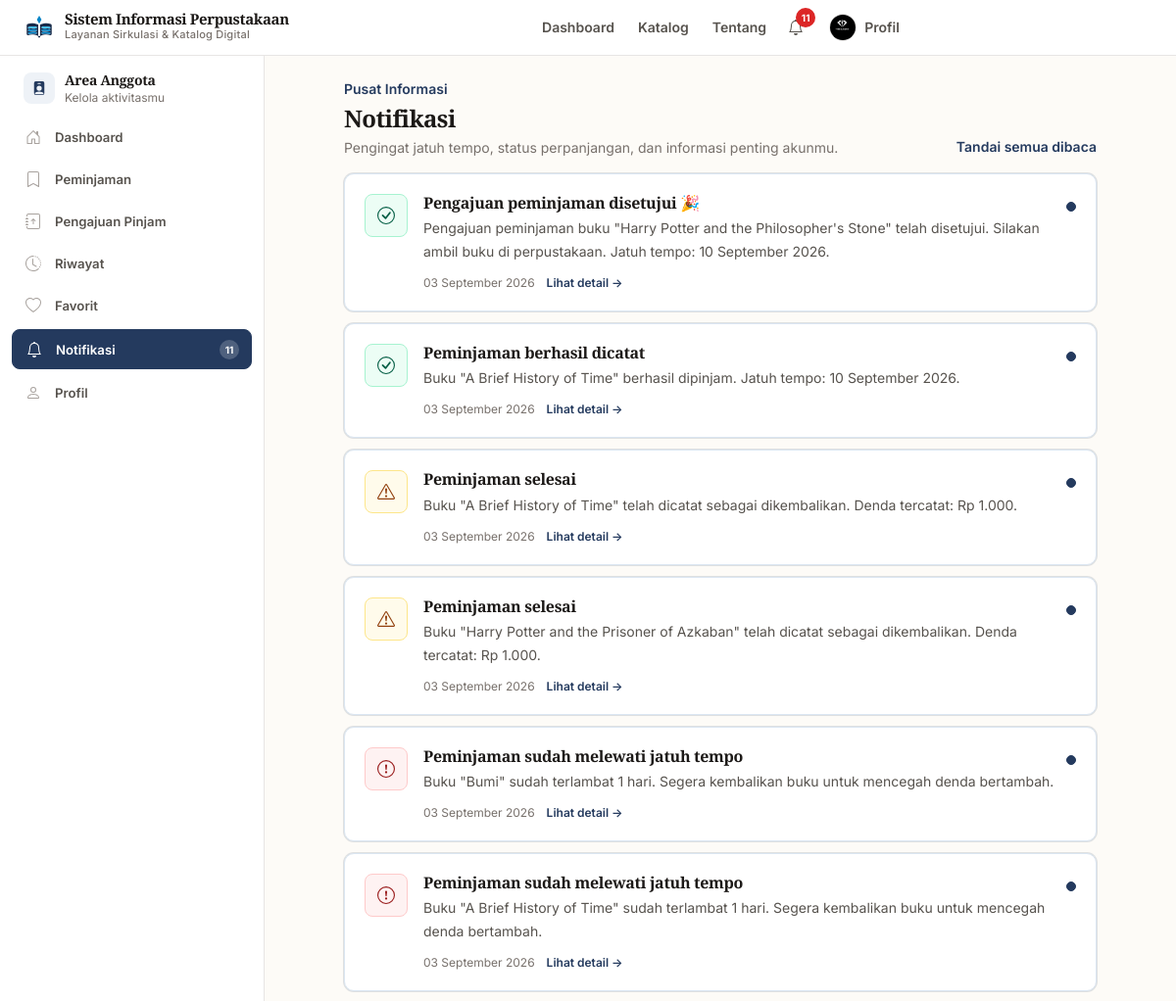
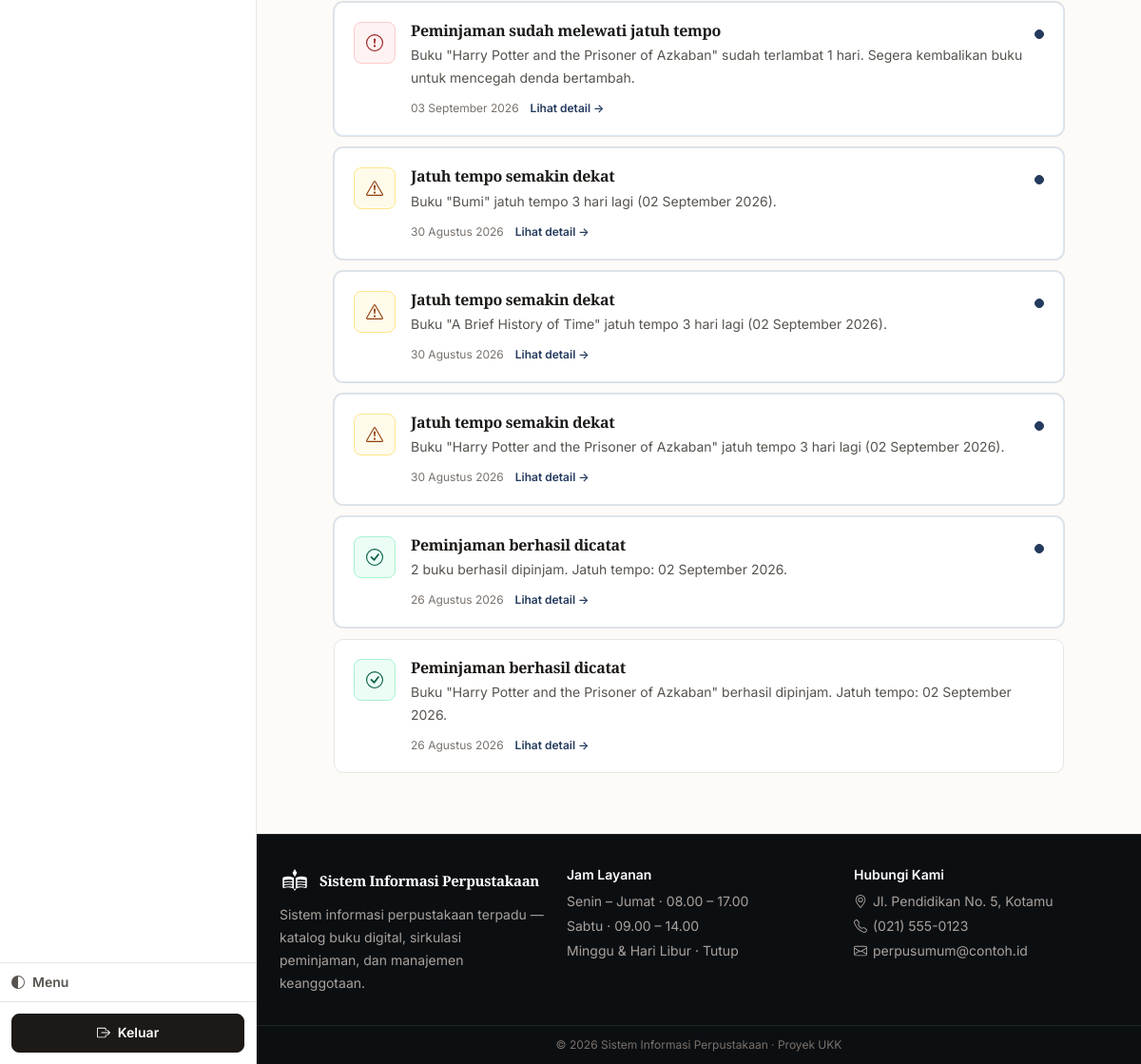
The app's page /anggota/notifikasi.php (signed in) with its own data (2 pictures, top to bottom).
### tables this page shows
CREATE TABLE `notifikasi` (
  `id_notifikasi` int NOT NULL AUTO_INCREMENT,
  `id_anggota` int NOT NULL,
  `judul` varchar(150) NOT NULL,
  `pesan` varchar(500) NOT NULL,
  `tipe` enum('info','success','warning','danger') NOT NULL DEFAULT 'info',
  `link` varchar(255) DEFAULT NULL,
  `kunci_unik` varchar(180) DEFAULT NULL,
  `dibaca` tinyint(1) NOT NULL DEFAULT '0',
  `created_at` timestamp NOT NULL DEFAULT CURRENT_TIMESTAMP,
  PRIMARY KEY (`id_notifikasi`),
  UNIQUE KEY `unik_notifikasi_anggota` (`id_anggota`,`kunci_unik`),
  KEY `idx_notifikasi_anggota_baca` (`id_anggota`,`dibaca`,`created_at`),
  CONSTRAINT `notifikasi_ibfk_1` FOREIGN KEY (`id_anggota`) REFERENCES `anggota` (`id_anggota`) ON DELETE CASCADE
);

### includes/functions.php (called while the page is built, shortened)
<?php
function e($string) {
    return htmlspecialchars($string ?? '', ENT_QUOTES, 'UTF-8');
}
function format_tanggal($tanggal) {
    $bulan = [
        1 => 'Januari', 'Februari', 'Maret', 'April', 'Mei', 'Juni',
        'Juli', 'Agustus', 'September', 'Oktober', 'November', 'Desember'
    ];
    $ts = strtotime($tanggal);
    return date('d', $ts) . ' ' . $bulan[(int)date('n', $ts)] . ' ' . date('Y', $ts);
}

### anggota/notifikasi.php (the view, shortened to what this page needs)
<?php
require_once __DIR__ . '/../config/bootstrap.php';
$id_anggota = (int)$_SESSION['id_anggota'];
$stmt = $pdo->prepare("SELECT * FROM notifikasi WHERE id_anggota = :id ORDER BY created_at DESC, id_notifikasi DESC");
$stmt->execute([':id' => $id_anggota]);
$notifikasi = $stmt->fetchAll();
require_once __DIR__ . '/../includes/header.php';
$warna = [
    'info' => ['bg'=>'bg-blue-50','text'=>'text-blue-600','icon'=>'bi-info-circle'],
    'success' => ['bg'=>'bg-emerald-50','text'=>'text-emerald-600','icon'=>'bi-check-circle'],
    'warning' => ['bg'=>'bg-amber-50','text'=>'text-amber-600','icon'=>'bi-exclamation-triangle'],
    'danger' => ['bg'=>'bg-red-50','text'=>'text-red-600','icon'=>'bi-exclamation-circle'],
];
?>
<div class="max-w-3xl mx-auto">
  <div class="flex items-end justify-between gap-3 mb-6">
    <div>
      <p class="text-sm font-semibold mb-1" style="color: var(--accent)">Pusat Informasi</p>
      <h1 class="text-2xl font-bold tracking-tight" style="color: var(--text)">Notifikasi</h1>
      <p class="text-sm mt-1" style="color: var(--text-faint)">Pengingat jatuh tempo, status perpanjangan, dan informasi penting akunmu.</p>
    </div>
    <?php if (!empty($notifikasi)): ?>
      <form method="post">
      <?= csrf_field() ?><button name="tandai_semua" value="1" class="text-sm font-semibold text-brand-600 hover:text-brand-700">Tandai semua dibaca</button></form>
    <?php endif; ?>
  </div>
  <?php if (empty($notifikasi)): ?>
    <div class="border rounded-2xl p-10 text-center" style="background: var(--surface); border-color: var(--border)">
      <div class="w-14 h-14 mx-auto rounded-xl flex items-center justify-center" style="background: var(--surface-2); color: var(--text-faint); border:1px solid var(--border)"><i class="bi bi-bell-slash text-2xl"></i></div>
      <h2 class="mt-4 font-bold" style="color: var(--text)">Belum ada notifikasi</h2>
      <p class="mt-1 text-sm" style="color: var(--text-faint)">Kami akan memberi tahu kamu jika ada pengingat atau perubahan status.</p>
    </div>
  <?php else: ?>
    <div class="space-y-3">
      <?php foreach ($notifikasi as $n): $v = $warna[$n['tipe']] ?? $warna['info']; ?>
        <div class="border rounded-2xl p-4 sm:p-5" style="background: var(--surface); border-color: <?= $n['dibaca'] ? 'var(--border)' : 'var(--accent-soft-2)' ?>; <?= !$n['dibaca'] ? 'box-shadow: 0 0 0 1px var(--accent-ring);' : '' ?>">
          <div class="flex gap-4">
            <div class="w-11 h-11 shrink-0 rounded-xl <?= $v['bg'] ?> <?= $v['text'] ?> flex items-center justify-center"><i class="bi <?= $v['icon'] ?> text-lg"></i></div>
            <div class="min-w-0 flex-1">
              <div class="flex items-start justify-between gap-3">
                <div>
                  <h2 class="font-bold" style="color: var(--text)"><?= e($n['judul']) ?></h2>
                  <p class="text-sm leading-6 mt-1" style="color: var(--text-muted)"><?= e($n['pesan']) ?></p>
                </div>
                <?php if (!$n['dibaca']): ?><span class="w-2.5 h-2.5 shrink-0 rounded-full bg-brand-600 mt-2" title="Belum dibaca"></span><?php endif; ?>
              </div>
              <div class="mt-3 flex items-center gap-3 text-xs" style="color: var(--text-faint)">
                <span><?= format_tanggal(date('Y-m-d', strtotime($n['created_at']))) ?></span>
                <?php if ($n['link']): ?>
                  <form method="post" class="inline">
      <?= csrf_field() ?><input type="hidden" name="id_notifikasi" value="<?= (int)$n['id_notifikasi'] ?>"><button class="font-semibold text-brand-600 hover:text-brand-700">Lihat detail →</button></form>
                <?php endif; ?>
              </div>
            </div>
          </div>
        </div>
      <?php endforeach; ?>
    </div>
  <?php endif; ?>
</div>
<?php require_once __DIR__ . '/../includes/footer.php'; ?>

### assets/css/app.css (style rules this page uses)
:root { color-scheme: light; --paper: #fdfbf7; --paper-2: #f7f2eb; --surface: #ffffff; --surface-2: #faf8f5; --surface-hover: #f5f1ea; --border: #e7e5e4; --border-strong: #d6d3d1; --border-faint: #f5f5f4; --text: #1c1917; --text-muted: #57534e; --text-faint: #78716c; --text-faint-2: #a8a29e; --accent: #243a5e; --accent-hover: #1a2c4a; --accent-soft: #eef2f7; --accent-soft-2: #dbe6f2; --accent-ring: rgba(36,58,94,.14); --accent-text: #243a5e; --radius-sm: 6px; --radius: 8px; --radius-md: 10px; --radius-lg: 12px; --radius-xl: 14px; --shadow-xs: 0 1px 2px rgba(16,24,40,.05); --shadow-sm: 0 1px 3px rgba(16,24,40,.06); --shadow: 0 2px 8px rgba(16,24,40,.06); --font-body: Inter, ui-sans-serif, system-ui, -apple-system, "Segoe UI", sans-serif; --font-display: "EB Garamond", "Source Serif 4", Georgia, "Times New Roman", serif; --transition: 160ms ease; --transition-fast: 120ms ease; --badge-amber-bg: #fffbeb; --badge-amber-border: #fde68a; --badge-amber-text: #92400e; --badge-red-bg: #fef2f2; --badge-red-border: #fecaca; --badge-red-text: #991b1b; --badge-emerald-bg: #ecfdf5; --badge-emerald-border: #a7f3d0; --badge-emerald-text: #065f46; --badge-slate-bg: #f8fafc; --badge-slate-border: var(--border); --badge-slate-text: var(--text-faint); }
html { scroll-behavior: smooth; }
body { font-family: var(--font-body); background: var(--paper); color: var(--text); -webkit-font-smoothing: antialiased; text-rendering: optimizeLegibility; line-height: 1.65; }
h1, h2, h3, .font-display, .hero-title { font-family: var(--font-display); letter-spacing: -0.02em; line-height: 1.2; color: var(--text); }
h1 { font-weight: 700; }
h2 { font-weight: 600; }
@media (prefers-reduced-motion: no-preference) { * { scroll-behavior: auto; } }
a.bg-brand-600, button.bg-brand-600, .bg-brand-600 { background: var(--accent) !important; color: #fff !important; border: 1px solid var(--accent) !important; border-radius: var(--radius) !important; box-shadow: none !important; font-weight: 600 !important; font-size: 0.875rem !important; transition: background var(--transition-fast), border-color var(--transition-fast), color var(--transition-fast) !important; transform: none !important; }
.rounded-xl { border-radius: var(--radius) !important; }
.rounded-2xl { border-radius: var(--radius-md) !important; }
input, select, textarea, button { max-width: 100%; }
.bg-red-50, [class*="bg-red-50"] { background: #fef2f2 !important; border: 1px solid #fecaca !important; color: #991b1b !important; }
.bg-amber-50, [class*="bg-amber-50"] { background: #fffbeb !important; border: 1px solid #fde68a !important; color: #92400e !important; }
.bg-emerald-50, [class*="bg-emerald-50"] { background: #ecfdf5 !important; border: 1px solid #a7f3d0 !important; color: #065f46 !important; }
.text-brand-600, .text-brand-700 { color: var(--accent-text) !important; }
body { animation: none !important; }
main > * { animation: none !important; }
.mb-6 { margin-bottom: 1rem !important; }

### records on screen
notifikasi: judul "Pengajuan peminjaman disetujui 🎉", pesan "Pengajuan peminjaman buku \"Harry Potter and the Philosopher's Stone\" telah disetujui. Silakan ambil buku di perpustakaan. Jatuh tempo: 10 September 2026.", dibaca 0 (drawn), created_at "03 September 2026"
notifikasi: judul "Peminjaman berhasil dicatat", pesan "Buku \"A Brief History of Time\" berhasil dipinjam. Jatuh tempo: 10 September 2026.", dibaca 0 (drawn), created_at "03 September 2026"
notifikasi: judul "Peminjaman selesai", pesan "Buku \"A Brief History of Time\" telah dicatat sebagai dikembalikan. Denda tercatat: Rp 1.000.", dibaca 0 (drawn), created_at "03 September 2026"
notifikasi: judul "Peminjaman selesai", pesan "Buku \"Harry Potter and the Prisoner of Azkaban\" telah dicatat sebagai dikembalikan. Denda tercatat: Rp 1.000.", dibaca 0 (drawn), created_at "03 September 2026"
notifikasi: judul "Peminjaman sudah melewati jatuh tempo", pesan "Buku \"Bumi\" sudah terlambat 1 hari. Segera kembalikan buku untuk mencegah denda bertambah.", dibaca 0 (drawn), created_at "03 September 2026"
notifikasi: judul "Peminjaman sudah melewati jatuh tempo", pesan "Buku \"A Brief History of Time\" sudah terlambat 1 hari. Segera kembalikan buku untuk mencegah denda bertambah.", dibaca 0 (drawn), created_at "03 September 2026"
notifikasi: judul "Peminjaman sudah melewati jatuh tempo", pesan "Buku \"Harry Potter and the Prisoner of Azkaban\" sudah terlambat 1 hari. Segera kembalikan buku untuk mencegah denda bertambah.", dibaca 0 (drawn), created_at "03 September 2026"
notifikasi: judul "Jatuh tempo semakin dekat", pesan "Buku \"Bumi\" jatuh tempo 3 hari lagi (02 September 2026).", dibaca 0 (drawn), created_at "30 Agustus 2026"
notifikasi: judul "Jatuh tempo semakin dekat", pesan "Buku \"A Brief History of Time\" jatuh tempo 3 hari lagi (02 September 2026).", dibaca 0 (drawn), created_at "30 Agustus 2026"
notifikasi: judul "Jatuh tempo semakin dekat", pesan "Buku \"Harry Potter and the Prisoner of Azkaban\" jatuh tempo 3 hari lagi (02 September 2026).", dibaca 0 (drawn), created_at "30 Agustus 2026"
notifikasi: judul "Peminjaman berhasil dicatat", pesan "2 buku berhasil dipinjam. Jatuh tempo: 02 September 2026.", dibaca 0 (drawn), created_at "26 Agustus 2026"
notifikasi: judul "Peminjaman berhasil dicatat", pesan "Buku \"Harry Potter and the Prisoner of Azkaban\" berhasil dipinjam. Jatuh tempo: 02 September 2026.", created_at "26 Agustus 2026"

### other values on screen
$jumlah_notifikasi "11"
$item['label'] "Dashboard"
$item['label'] "Peminjaman"
$item['label'] "Pengajuan Pinjam"
$item['label'] "Riwayat"
$item['label'] "Favorit"
$item['label'] "Notifikasi"
$item['label'] "Profil"
